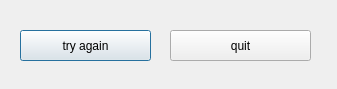
<?xml version="1.0" encoding="UTF-8"?>
<ui version="4.0">
 <class>QNoHardwareDialog</class>
 <widget class="QDialog" name="QNoHardwareDialog">
  <property name="geometry">
   <rect>
    <x>0</x>
    <y>0</y>
    <width>337</width>
    <height>89</height>
   </rect>
  </property>
  <property name="windowTitle">
   <string>QNoHardwareDialog</string>
  </property>
  <widget class="QPushButton" name="TryAgainPushButton">
   <property name="geometry">
    <rect>
     <x>20</x>
     <y>30</y>
     <width>131</width>
     <height>31</height>
    </rect>
   </property>
   <property name="text">
    <string>try again</string>
   </property>
  </widget>
  <widget class="QPushButton" name="QuitPushButton">
   <property name="geometry">
    <rect>
     <x>170</x>
     <y>30</y>
     <width>141</width>
     <height>31</height>
    </rect>
   </property>
   <property name="text">
    <string>quit</string>
   </property>
  </widget>
 </widget>
 <layoutdefault spacing="6" margin="11"/>
 <resources/>
 <connections/>
</ui>
